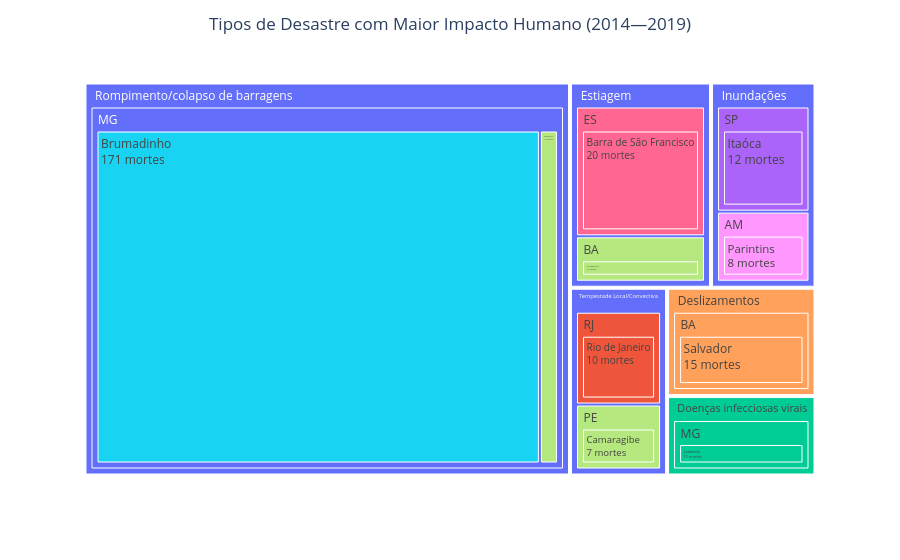

Notebook cell for this chart:
### Markdown cell above
Criar gráfico
- Treemap

### Code cell
fig = px.treemap(
    q3_df,
    path=["disaster", "state", "city"],
    values="deaths",
    color="deaths",
    color_continuous_scale="Reds"
)

fig.update_traces(
    texttemplate="%{label}<br>%{value} mortes"
)

fig.update_layout(
    title="Tipos de Desastre com Maior Impacto Humano (2014—2019)",
    title_x=0.5,
    template="plotly_white",
    coloraxis_colorbar=dict(title="")
)

fig.show()

### Figure 1 — Plotly figure (JSON) as saved in the notebook; plotly's stock layout.template omitted (floating-point values rounded to 4 significant figures)
{"data": [{"branchvalues": "total", "customdata": [["(?)"], ["(?)"], ["(?)"], ["(?)"], ["(?)"], [10], [10], [11], [11], [11], [12], [12], [15], [15], [15], [171], [20], [20], [7], [7], [7], [7], [7], [8], [8]], "domain": {"x": [0, 1], "y": [0, 1]}, "hovertemplate": "labels=%{label}<br>deaths_sum=%{value}<br>parent=%{parent}<br>id=%{id}<br>deaths=%{customdata[0]}<extra></extra>", "ids": [" Tempestade Local/Convectiva ", " Inundações", " Estiagem", " Rompimento/colapso de barragens", " Rompimento/colapso de barragens/MG", " Tempestade Local/Convectiva /RJ/Rio de Janeiro", " Tempestade Local/Convectiva /RJ", " Doenças infecciosas virais/MG/Ladainha", " Doenças infecciosas virais/MG", " Doenças infecciosas virais", " Inundações/SP/Itaóca", " Inundações/SP", " Deslizamentos", " Deslizamentos/BA", " Deslizamentos/BA/Salvador", " Rompimento/colapso de barragens/MG/Brumadinho", " Estiagem/ES/Barra de São Francisco", " Estiagem/ES", " Tempestade Local/Convectiva /PE/Camaragibe", " Estiagem/BA/Nordestina", " Estiagem/BA", " Tempestade Local/Convectiva /PE", " Rompimento/colapso de barragens/MG/Mariana", " Inundações/AM", " Inundações/AM/Parintins"], "labels": [" Tempestade Local/Convectiva ", " Inundações", " Estiagem", " Rompimento/colapso de barragens", "MG", "Rio de Janeiro", "RJ", "Ladainha", "MG", " Doenças infecciosas virais", "Itaóca", "SP", " Deslizamentos", "BA", "Salvador", "Brumadinho", "Barra de São Francisco", "ES", "Camaragibe", "Nordestina", "BA", "PE", "Mariana", "AM", "Parintins"], "marker": {"colors": ["#636efa", "#636efa", "#636efa", "#636efa", "#636efa", "#EF553B", "#EF553B", "#00cc96", "#00cc96", "#00cc96", "#ab63fa", "#ab63fa", "#FFA15A", "#FFA15A", "#FFA15A", "#19d3f3", "#FF6692", "#FF6692", "#B6E880", "#B6E880", "#B6E880", "#B6E880", "#B6E880", "#FF97FF", "#FF97FF"]}, "name": "", "parents": ["", "", "", "", " Rompimento/colapso de barragens", " Tempestade Local/Convectiva /RJ", " Tempestade Local/Convectiva ", " Doenças infecciosas virais/MG", " Doenças infecciosas virais", "", " Inundações/SP", " Inundações", "", " Deslizamentos", " Deslizamentos/BA", " Rompimento/colapso de barragens/MG", " Estiagem/ES", " Estiagem", " Tempestade Local/Convectiva /PE", " Estiagem/BA", " Estiagem", " Tempestade Local/Convectiva ", " Rompimento/colapso de barragens/MG", " Inundações", " Inundações/AM"], "texttemplate": "%{label}<br>%{value} mortes", "type": "treemap", "values": [17.0, 20.0, 27.0, 178.0, 178.0, 10.0, 10.0, 11.0, 11.0, 11.0, 12.0, 12.0, 15.0, 15.0, 15.0, 171.0, 20.0, 20.0, 7.0, 7.0, 7.0, 7.0, 7.0, 8.0, 8.0]}], "layout": {"coloraxis": {"colorbar": {"title": {"text": ""}}}, "legend": {"tracegroupgap": 0}, "margin": {"t": 60}, "title": {"text": "Tipos de Desastre com Maior Impacto Humano (2014—2019)", "x": 0.5}}}
